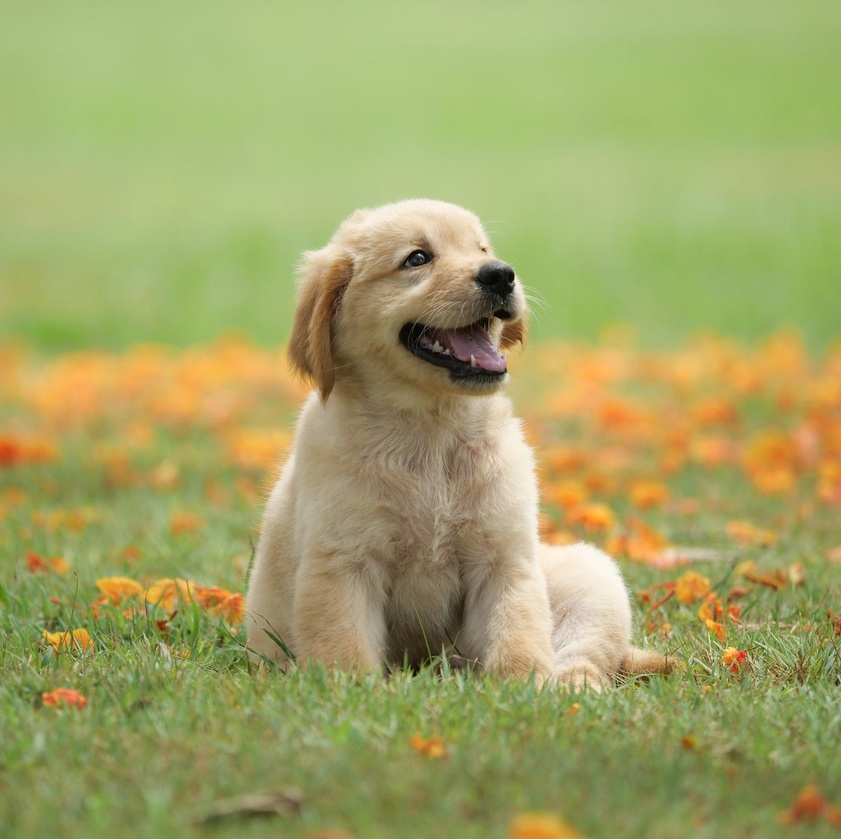
#> input picture sklearn_ml/doggino.jpg, 841 x 839 px, shrunk from 1200 x 1197 before the run, found by its file name
$ python clustering_images.py
#> lines starting #> are read from the running program, lines starting #| are printed output that depends on the picture
import cv2
from sklearn.cluster import KMeans
import numpy as np

# load an rgb image and quantize the colors, map the colors in an image to a lower dimensional colorspace
image = cv2.imread('sklearn_ml/doggino.jpg')
#> image is the input picture: shape (839, 841, 3); mean B, G, R 102.4, 164.3, 161.9

(h,w,c) = image.shape
#> h = 839; w = 841; c = 3

# convert the image from 3d to 2d
img2D = image.reshape(h*w, c)

# instantiate kmeans with the number of colors we want
kmeans_model = KMeans(n_clusters=16)

clusters_labels = kmeans_model.fit_predict(img2D)

# post-processing information
rgb_colors = kmeans_model.cluster_centers_.round(0).astype(int)

# reshape in 3d
img_quantized = np.reshape(rgb_colors[clusters_labels], (h,w,c))
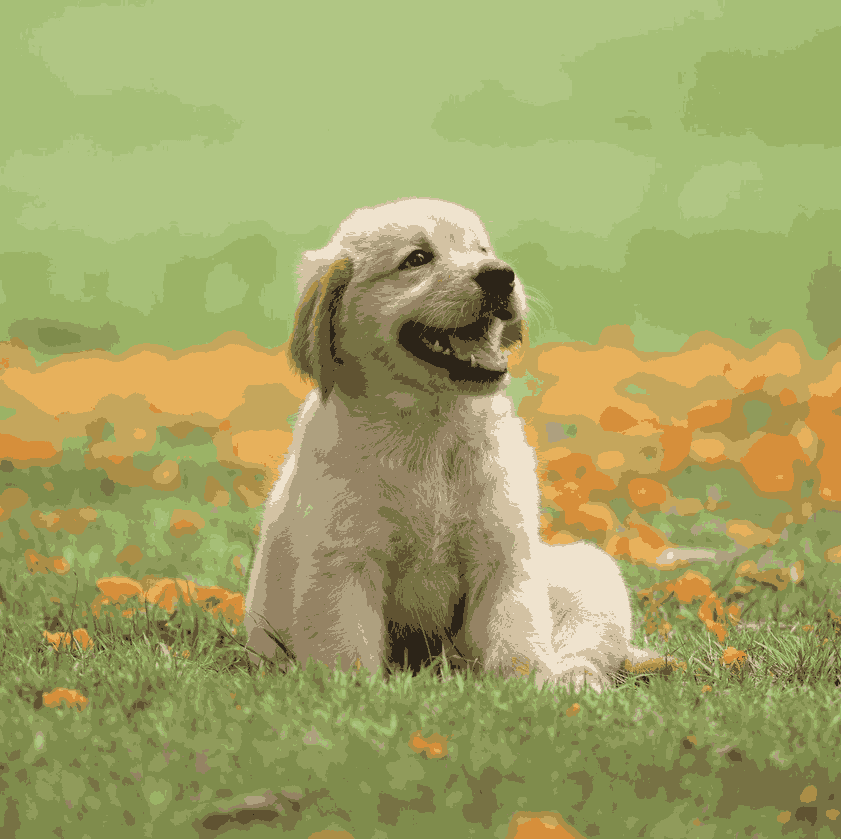
#> img_quantized: shape (839, 841, 3) int64; mean of channels 0, 1, 2 102.4, 164.3, 162.1; drawn as B, G, R
img_quantized = img_quantized.astype('uint8')

cv2.imshow("kmeaned", img_quantized)
cv2.waitKey(0)
